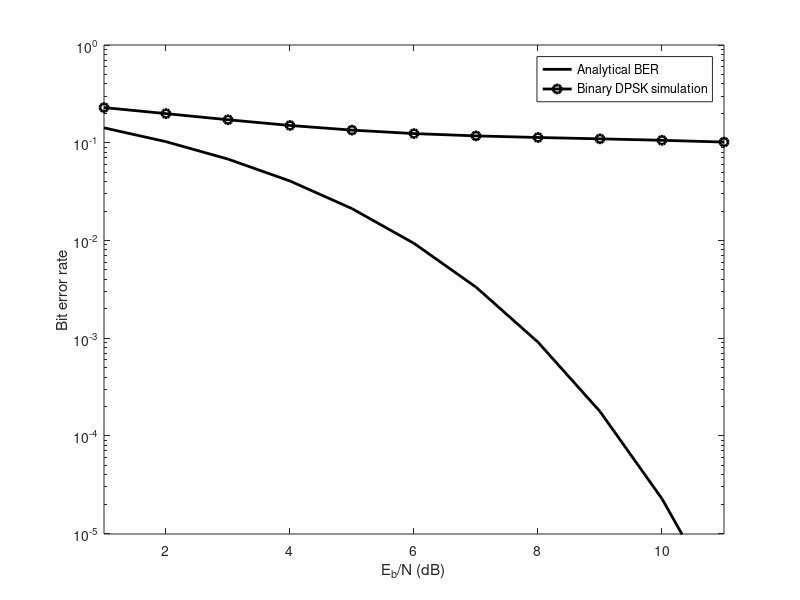

This figure's MATLAB source:
% MATLAB PROGRAM <ExDPSK.m>
% This program <ExDPSK.m> provides simulation for differential detection
% of binary DPSK. Differential detection only needs to compare the
% successive phases of the signal samples at the receiver
%
clear;clf
L=1000000;
%Number of data symbols in the simulation
s_data=round(rand(L,1));
% Generating initial random phase
initphase=[2*rand];
% differential modulation
s_denc=mod(cumsum([0;s_data]),2);
% define the phase divisible by pi
xphase=initphase+s_denc;
clear s_denc;
% modulate the phase of the signal
xmodsig=exp(j*pi*xphase); clear xphase;
Lx=length(xmodsig);
% Generating noise sequence
noiseq=randn(Lx,2);
BER=[];
BER_az=[];
% Generating the channel noise (AWGN)
for i=1:11,
  Eb2N(i)=i;
  %(Eb/N in dB)
  Eb2N_num=10^(Eb2N(i)/10);
  % Eb/N in numeral
  Var_n=1/(2*Eb2N_num);
  %1/SNR is the noise variance
  signois=sqrt(Var_n);
  % standard deviation
  awgnois=signois*(noiseq*[1;j]);
  % AWGN complex channels
  % Add noise to signals at the channel output
  ychout=xmodsig+awgnois;
  % Non-coherent detection
  yphase=angle(ychout);
  %find the channel output phase
  clear ychout;
  ydfdec=diff(yphase)/pi;
  %calculate phase difference
  clear yphase;
  dec=(abs(ydfdec)>0.5);
  %make hard decisions
  clear ydfdec;
  % Compute BER from simulation
  BER=[BER; sum(dec~=s_data)/L];
  % Compare against analytical BER.
  BER_az=[BER_az; 0.5*exp(-Eb2N_num)];
end
% now plot the results
figber=semilogy(Eb2N,BER_az,'k-',Eb2N,BER,'k-o');
axis([1 11 .99e-5 1]);
set(figber,'Linewidth',2);
legend('Analytical BER', 'Binary DPSK simulation');
fx=xlabel('E_b/N (dB)');
fy=ylabel('Bit error rate');
set(fx,'FontSize',11); set(fy,'Fontsize',11);